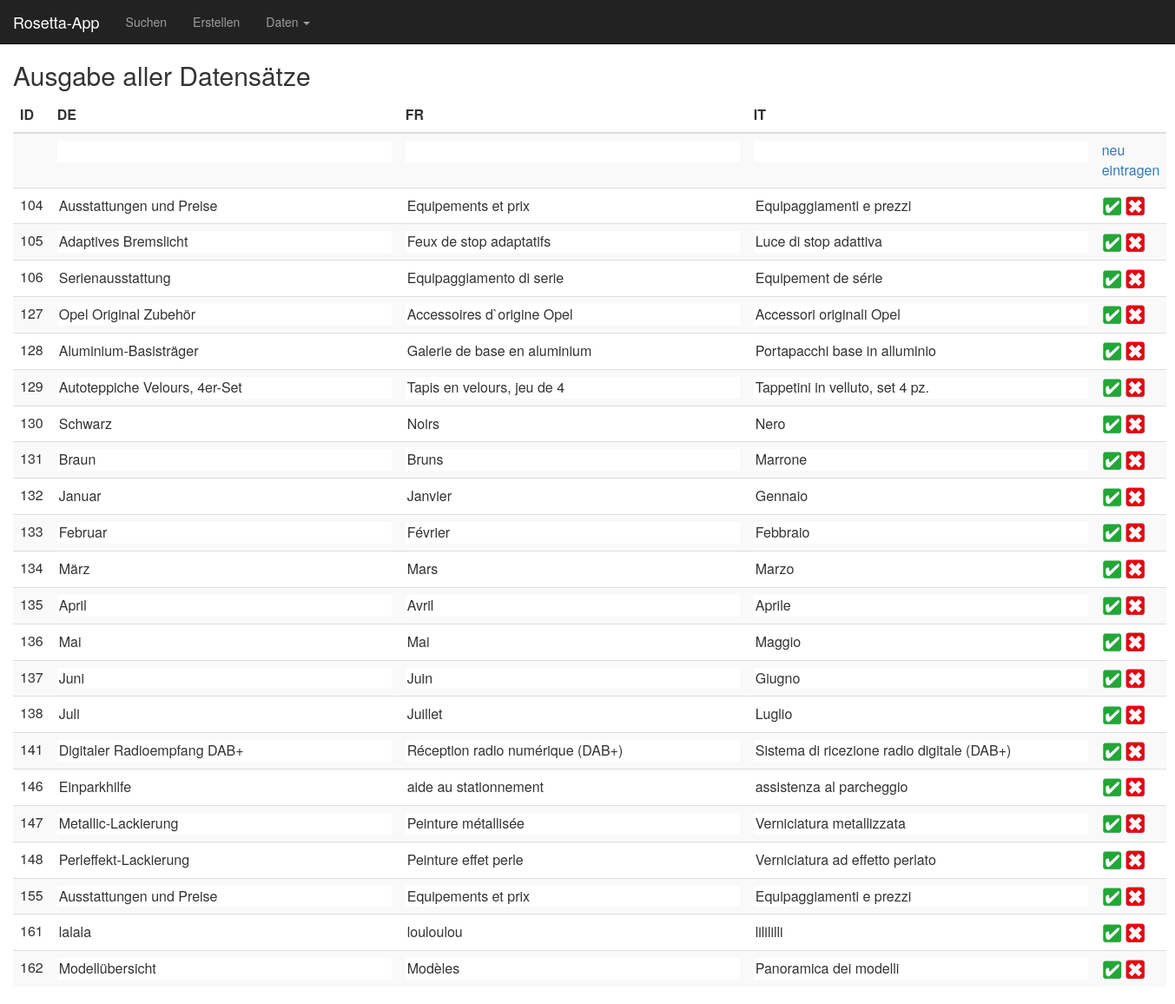
/Sandbox/003_db_anzeigen_gesamt.php, run on an earlier commit of the app's database.
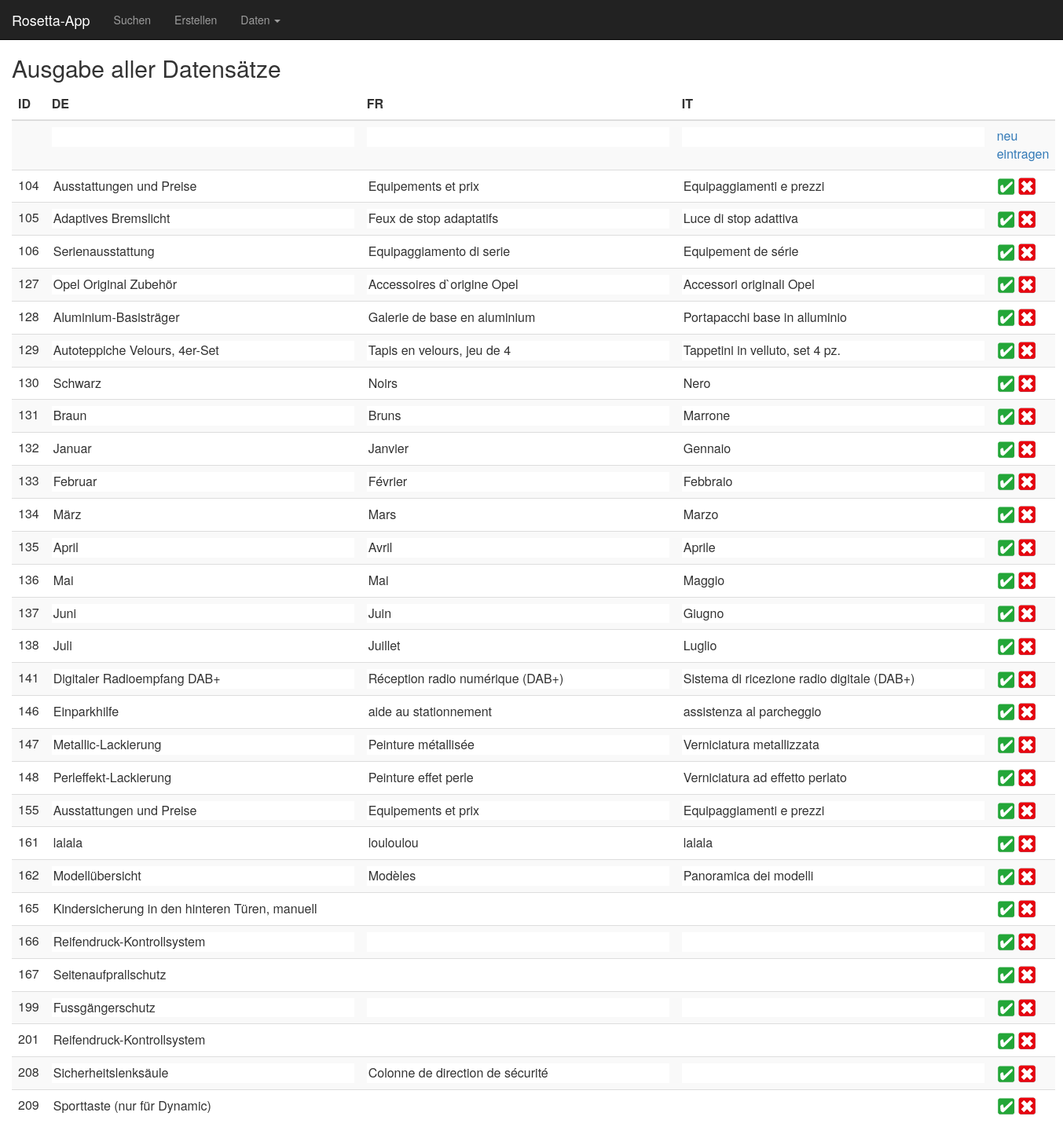
And on a later commit of the database.
### tables this page shows
CREATE TABLE `rosetta_data` (
  `token` varchar(100) DEFAULT NULL,
  `id` int(5) NOT NULL,
  `date` timestamp NOT NULL DEFAULT CURRENT_TIMESTAMP ON UPDATE CURRENT_TIMESTAMP,
  `de` varchar(1000) DEFAULT NULL,
  `fr` varchar(1000) DEFAULT NULL,
  `comment_fr` varchar(1000) DEFAULT NULL,
  `it` varchar(1000) DEFAULT NULL,
  `comment_it` varchar(1000) DEFAULT NULL,
  `en` varchar(1000) DEFAULT NULL,
  `rubrik` varchar(500) DEFAULT NULL,
  `info` varchar(200) DEFAULT NULL,
  `carline` varchar(500) DEFAULT NULL,
  `toTranslate` varchar(5) DEFAULT NULL
);

### Sandbox/003_db_anzeigen_gesamt.php (the view, shortened to what this page needs)
<?php
include "elements/header.php";
?>
<?php
include "include/db_connect.php";
?>
<h2>Ausgabe aller Datensätze</h2>
<?php
echo "<form name='f' action='003_db_anzeigen_gesamt.php'
               method='post'>";
echo "\n\n<table class=\"table table-hover table-responsive table-striped\">"
    . "<thead>"
    . "<tr>"
    . "<th class=\"col-sm-1\">ID</th>"
    . "<th class=\"col-sm-4\">DE</th>"
    . "<th class=\"col-sm-4\">FR</th>"
    . "<th class=\"col-sm-4\">IT</th>"
    . "<th class=\"col-sm-1\"></th>"
    . "</tr>"
    . "</thead>";
echo "\n\n<tr>"
    . "<td size='3' /></td>"
    . "<td><input class='toEdit' name='dts[0]' size='40' /></td>"
    . "<td><input class='toEdit' name='frz[0]' size='40' /></td>"
    . "<td><input class='toEdit' name='itl[0]' size='40' /></td>"
    . "<td><a href='javascript:send(0,0);'>neu eintragen</a></td>"
    . "</tr>";
$res = mysqli_query($con, "select * from rosetta_data");
while ($dsatz = mysqli_fetch_assoc($res))
{
    $id_nr = $dsatz["id"];
    echo "\n\n<tr>"
        . "<td>" . $dsatz["id"] . "</td>"
        . "<td><input class='toEdit' name='dts[$id_nr]' value='" . utf8_encode( $dsatz["de"] ) . "' size='40' /></td>"
        . "<td><input class='toEdit' name='frz[$id_nr]' value='" . utf8_encode( $dsatz["fr"] ) . "' size='40' /></td>"
        . "<td><input class='toEdit' name='itl[$id_nr]' value='" . utf8_encode( $dsatz["it"] ) . "' size='40' /></td>"
        . "<td><a href='javascript:send(1,$id_nr);'><img src=\"img/button_agree.png\"></a>"
        . " <a href='javascript:send(2,$id_nr);'><img src=\"img/button_delete.png\"></a></td>"
        . "</tr>";
}
echo "</table>";
echo "</form>";
?>
</body>
</html>

What changed in the data, as far as the page shows it:
changed rosetta_data "lalala": it "lilililli" → "lalala"
added rosetta_data: id "165", de "Kindersicherung in den hinteren Türen, manuell"
added rosetta_data: id "166", de "Reifendruck-Kontrollsystem"
added rosetta_data: id "167", de "Seitenaufprallschutz"
added rosetta_data: id "199", de "Fussgängerschutz"
added rosetta_data: id "201", de "Reifendruck-Kontrollsystem"
added rosetta_data: id "208", de "Sicherheitslenksäule", fr "Colonne de direction de sécurité"
added rosetta_data: id "209", de "Sporttaste (nur für Dynamic)"
